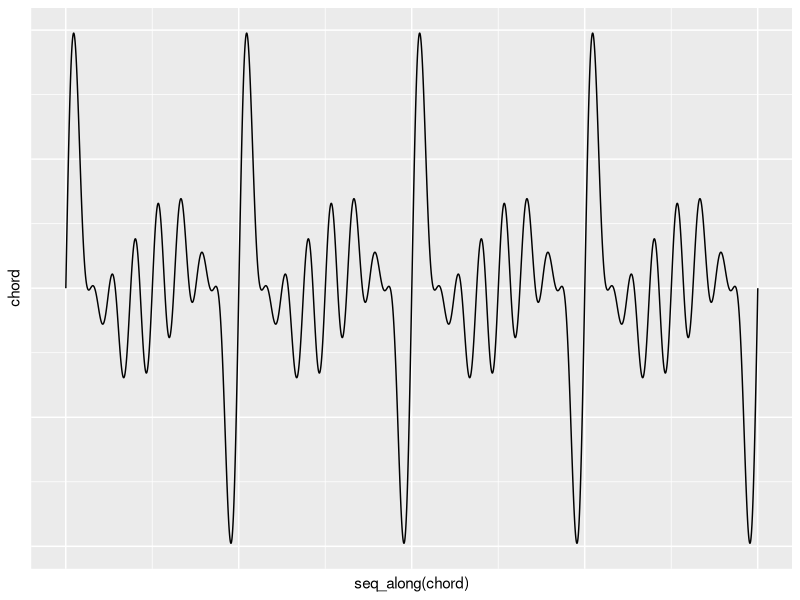

The R source for this figure:
## ---- chunk 1
chordtype="majpower"; root.cycles=8
if (chordtype=="majpower") {
               fund.mult = c(1,3/2,2,10/4,6/2,4)
          }
## make our x/time variable
## also initialize our dummy note and chord
x <- seq(0,root.cycles,by=.001)
newnote <- x
chord <- rep(0,length(x))  
## building the chord wave
for (i in 1:length(fund.mult)) {
     newnote <- sin(2*pi*fund.mult[i]*x)
     chord <- chord + newnote
}

## ---- chunk 2
suppressMessages(require(ggplot2))
p <- qplot(x=seq_along(chord), y=chord,geom="line",
                     xlab=NULL, ylab=NULL) 
          p <- p + theme(axis.ticks=element_blank(), axis.text=element_blank())
          print(p)
